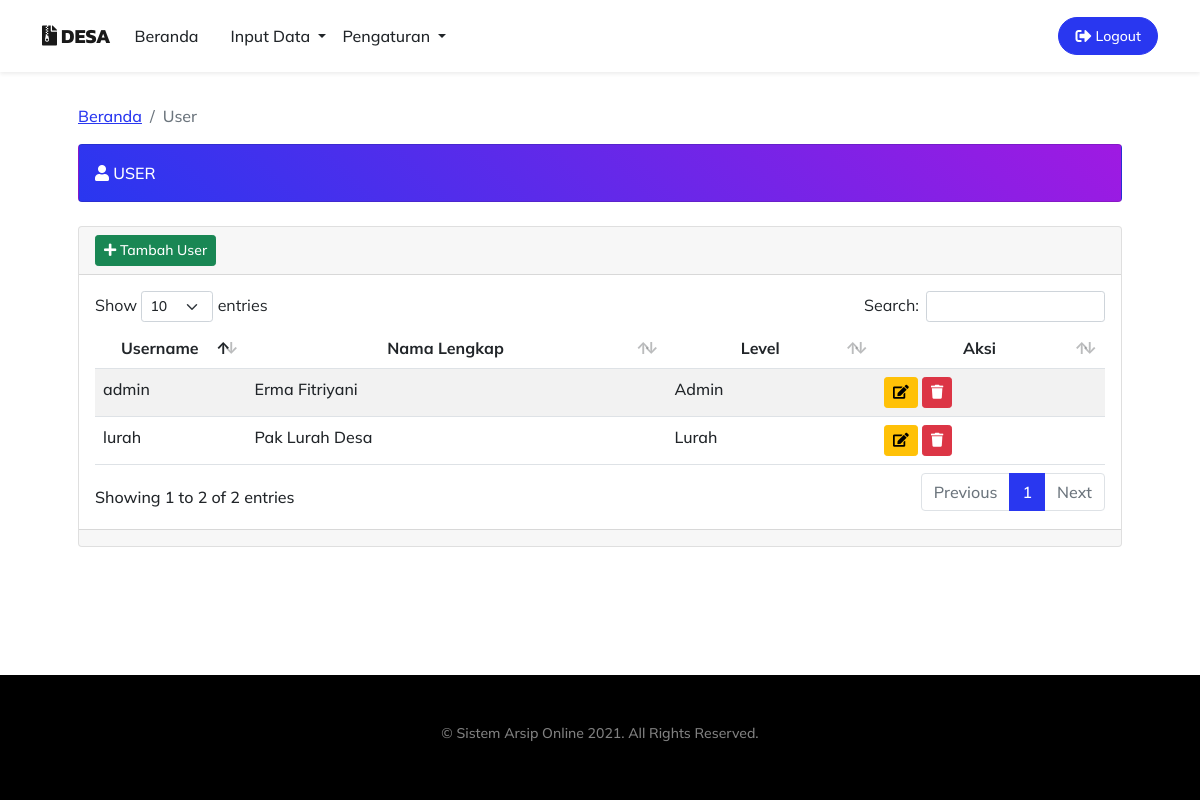
Page /index.php?page=user (signed in) on the committed database.
### tables this page shows
CREATE TABLE `tbl_user` (
  `username` varchar(20) NOT NULL DEFAULT '',
  `password` varchar(100) DEFAULT NULL,
  `nama` varchar(150) DEFAULT NULL,
  `level` enum('Admin','Lurah') DEFAULT NULL,
  PRIMARY KEY (`username`)
);

### model/dbconfig.php (called while the page is built, shortened)
<?php
class Db_config
{
    protected $connection;
    public function __construct()
    {
        if (!isset($this->connection)) {
            $this->connection = new mysqli(constant("DB_HOST"), constant("DB_USER"), constant("DB_PASS"), constant("DB_NAME"));
        }
        return $this->connection;
    }
}

### model/m_user.php (called while the page is built, shortened)
<?php
require_once "dbconfig.php";
class M_user extends Db_config
{
    public $table = 'tbl_user';
    public function read()
    {
        $query = "SELECT * FROM $this->table";
        $result = $this->connection->query($query);
        return $result;
    }
}

### user/index.php (the view, shortened to what this page needs)
<?php require_once "model/m_user.php";?>
<?php $crud = new m_user();?>
<?php $result_set = $crud->read();?>
<section>
    <div class="container px-5">
        <nav aria-label="breadcrumb">
            <ol class="breadcrumb">
                <li class="breadcrumb-item"><a href="?page=beranda">Beranda</a></li>
                <li class="breadcrumb-item active" aria-current="page">User</li>
            </ol>
        </nav>
        <div class="row gx-5 align-items-center">
            <div class="col-lg-12 mb-4">
                <div class="card bg-gradient-primary-to-secondary text-white">
                    <div class="card-body text-uppercase">
                        <i class="fas fa-user"></i> User
                    </div>
                </div>
            </div>
            <div class="col-lg-12">
                <div class="card">
                    <div class="card-header">
                        <a href="?page=user&aksi=add" class="btn btn-sm btn-success"><i class="fas fa-plus"></i> Tambah User</a>
                    </div>
                    <div class="card-body">
                        <table id="example" class="table table-striped" style="width:100%">
                            <thead>
                                <tr align="center">
                                    <th width="15%">Username</th>
                                    <th>Nama Lengkap</th>
                                    <th>Level</th>
                                    <th>Aksi</th>
                                </tr>
                            </thead>
                            <tbody>
                                <?php while ($result = mysqli_fetch_assoc($result_set)) {?>
                                <tr>
                                    <td><?php echo $result["username"]; ?></td>
                                    <td><?php echo $result["nama"]; ?></td>
                                    <td>
                                        <?php echo $result["level"]; ?>
                                    </td>
                                    <td>
                                        <a href="?page=user&aksi=edit&id=<?php echo $result['username'] ?>" class="btn btn-sm btn-warning" title="Edit"><i class="fas fa-edit"></i></a>
                                        <a href="?page=user&aksi=delete&id=<?php echo $result['username'] ?>" class="btn btn-sm btn-danger" title="Hapus" onclick="return confirm('Apakah anda yakin akan menghapus data ini..?')"><i class="fas fa-trash"></i></a>
                                    </td>
                                </tr>
                                <?php }?>
                            </tbody>
                        </table>
                    </div>
                    <div class="card-footer">
                    </div>
                </div>
            </div>
        </div>
    </div>
</section>

### rows in the picture
tbl_user: username "admin", nama "Erma Fitriyani", level "Admin"
tbl_user: username "lurah", nama "Pak Lurah Desa", level "Lurah"
